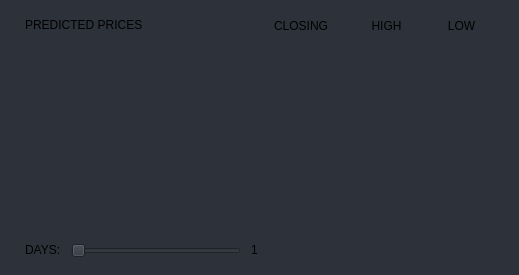
                  <widget class="QFrame" name="home_predictionFrame">
                   <property name="minimumSize">
                    <size>
                     <width>0</width>
                     <height>0</height>
                    </size>
                   </property>
                   <property name="maximumSize">
                    <size>
                     <width>16777215</width>
                     <height>16777215</height>
                    </size>
                   </property>
                   <property name="styleSheet">
                    <string notr="true">background: #2C313A;
border-radius: 10px;</string>
                   </property>
                   <property name="frameShape">
                    <enum>QFrame::NoFrame</enum>
                   </property>
                   <property name="frameShadow">
                    <enum>QFrame::Raised</enum>
                   </property>
                   <layout class="QVBoxLayout" name="verticalLayout_38">
                    <property name="spacing">
                     <number>5</number>
                    </property>
                    <property name="leftMargin">
                     <number>15</number>
                    </property>
                    <property name="topMargin">
                     <number>13</number>
                    </property>
                    <property name="rightMargin">
                     <number>15</number>
                    </property>
                    <property name="bottomMargin">
                     <number>13</number>
                    </property>
                    <item>
                     <widget class="QFrame" name="frame_50">
                      <property name="frameShape">
                       <enum>QFrame::NoFrame</enum>
                      </property>
                      <property name="frameShadow">
                       <enum>QFrame::Raised</enum>
                      </property>
                      <layout class="QHBoxLayout" name="horizontalLayout_31">
                       <property name="spacing">
                        <number>0</number>
                       </property>
                       <property name="leftMargin">
                        <number>10</number>
                       </property>
                       <property name="topMargin">
                        <number>0</number>
                       </property>
                       <property name="rightMargin">
                        <number>10</number>
                       </property>
                       <property name="bottomMargin">
                        <number>0</number>
                       </property>
                       <item>
                        <widget class="QFrame" name="frame_52">
                         <property name="frameShape">
                          <enum>QFrame::NoFrame</enum>
                         </property>
                         <property name="frameShadow">
                          <enum>QFrame::Raised</enum>
                         </property>
                         <layout class="QVBoxLayout" name="verticalLayout_35">
                          <property name="spacing">
                           <number>0</number>
                          </property>
                          <property name="leftMargin">
                           <number>0</number>
                          </property>
                          <property name="topMargin">
                           <number>0</number>
                          </property>
                          <property name="rightMargin">
                           <number>0</number>
                          </property>
                          <property name="bottomMargin">
                           <number>0</number>
                          </property>
                          <item alignment="Qt::AlignLeft|Qt::AlignVCenter">
                           <widget class="QLabel" name="label_23">
                            <property name="styleSheet">
                             <string notr="true">font: 15px &quot;Segoe UI BOLD&quot;;</string>
                            </property>
                            <property name="text">
                             <string>PREDICTED PRICES</string>
                            </property>
                           </widget>
                          </item>
                         </layout>
                        </widget>
                       </item>
                       <item alignment="Qt::AlignRight">
                        <widget class="QFrame" name="home_predPriceButtons">
                         <property name="styleSheet">
                          <string notr="true">* {
	border-radius: 12px; 
	border-color: #2C313A;
	font: 13px &quot;Segoe UI BOLD&quot;;
}

*:hover {
	color: #259CA5;
	border-color: 'white';
}

*:activate, *:focus {
	color: #259CA5;
	background: 'white';
	border-color: 'white';
}</string>
                         </property>
                         <property name="frameShape">
                          <enum>QFrame::NoFrame</enum>
                         </property>
                         <property name="frameShadow">
                          <enum>QFrame::Raised</enum>
                         </property>
                         <layout class="QHBoxLayout" name="horizontalLayout_32">
                          <property name="spacing">
                           <number>10</number>
                          </property>
                          <property name="leftMargin">
                           <number>0</number>
                          </property>
                          <property name="topMargin">
                           <number>0</number>
                          </property>
                          <property name="rightMargin">
                           <number>0</number>
                          </property>
                          <property name="bottomMargin">
                           <number>0</number>
                          </property>
                          <item>
                           <widget class="QPushButton" name="btn_homePredClosing">
                            <property name="minimumSize">
                             <size>
                              <width>86</width>
                              <height>25</height>
                             </size>
                            </property>
                            <property name="text">
                             <string>CLOSING</string>
                            </property>
                           </widget>
                          </item>
                          <item>
                           <widget class="QPushButton" name="btn_homePredHigh">
                            <property name="minimumSize">
                             <size>
                              <width>65</width>
                              <height>25</height>
                             </size>
                            </property>
                            <property name="text">
                             <string>HIGH</string>
                            </property>
                           </widget>
                          </item>
                          <item>
                           <widget class="QPushButton" name="btn_homePredLow">
                            <property name="minimumSize">
                             <size>
                              <width>65</width>
                              <height>25</height>
                             </size>
                            </property>
                            <property name="text">
                             <string>LOW</string>
                            </property>
                           </widget>
                          </item>
                         </layout>
                        </widget>
                       </item>
                      </layout>
                     </widget>
                    </item>
                    <item>
                     <widget class="QFrame" name="home_predGraphFrame">
                      <property name="minimumSize">
                       <size>
                        <width>0</width>
                        <height>0</height>
                       </size>
                      </property>
                      <property name="maximumSize">
                       <size>
                        <width>573</width>
                        <height>290</height>
                       </size>
                      </property>
                      <property name="styleSheet">
                       <string notr="true">border-radius: 0; background: transparent;</string>
                      </property>
                      <property name="frameShape">
                       <enum>QFrame::NoFrame</enum>
                      </property>
                      <property name="frameShadow">
                       <enum>QFrame::Raised</enum>
                      </property>
                      <layout class="QVBoxLayout" name="verticalLayout_36">
                       <property name="spacing">
                        <number>0</number>
                       </property>
                       <property name="leftMargin">
                        <number>0</number>
                       </property>
                       <property name="topMargin">
                        <number>0</number>
                       </property>
                       <property name="rightMargin">
                        <number>0</number>
                       </property>
                       <property name="bottomMargin">
                        <number>0</number>
                       </property>
                       <item>
                        <widget class="PlotWidget" name="home_predGraph">
                         <property name="frameShape">
                          <enum>QFrame::NoFrame</enum>
                         </property>
                        </widget>
                       </item>
                      </layout>
                     </widget>
                    </item>
                    <item>
                     <widget class="QFrame" name="frame_53">
                      <property name="minimumSize">
                       <size>
                        <width>0</width>
                        <height>22</height>
                       </size>
                      </property>
                      <property name="frameShape">
                       <enum>QFrame::NoFrame</enum>
                      </property>
                      <property name="frameShadow">
                       <enum>QFrame::Raised</enum>
                      </property>
                      <layout class="QHBoxLayout" name="horizontalLayout_33">
                       <property name="spacing">
                        <number>0</number>
                       </property>
                       <property name="leftMargin">
                        <number>10</number>
                       </property>
                       <property name="topMargin">
                        <number>0</number>
                       </property>
                       <property name="rightMargin">
                        <number>10</number>
                       </property>
                       <property name="bottomMargin">
                        <number>0</number>
                       </property>
                       <item alignment="Qt::AlignLeft|Qt::AlignVCenter">
                        <widget class="QFrame" name="home_sliderFrame">
                         <property name="frameShape">
                          <enum>QFrame::NoFrame</enum>
                         </property>
                         <property name="frameShadow">
                          <enum>QFrame::Raised</enum>
                         </property>
                         <layout class="QHBoxLayout" name="horizontalLayout_34">
                          <property name="spacing">
                           <number>10</number>
                          </property>
                          <property name="leftMargin">
                           <number>0</number>
                          </property>
                          <property name="topMargin">
                           <number>0</number>
                          </property>
                          <property name="rightMargin">
                           <number>0</number>
                          </property>
                          <property name="bottomMargin">
                           <number>0</number>
                          </property>
                          <item alignment="Qt::AlignVCenter">
                           <widget class="QLabel" name="label_24">
                            <property name="text">
                             <string>DAYS:</string>
                            </property>
                           </widget>
                          </item>
                          <item>
                           <widget class="QSlider" name="home_predSlider">
                            <property name="minimumSize">
                             <size>
                              <width>170</width>
                              <height>0</height>
                             </size>
                            </property>
                            <property name="minimum">
                             <number>1</number>
                            </property>
                            <property name="maximum">
                             <number>14</number>
                            </property>
                            <property name="orientation">
                             <enum>Qt::Horizontal</enum>
                            </property>
                            <property name="tickPosition">
                             <enum>QSlider::NoTicks</enum>
                            </property>
                            <property name="tickInterval">
                             <number>0</number>
                            </property>
                           </widget>
                          </item>
                          <item alignment="Qt::AlignVCenter">
                           <widget class="QLabel" name="home_daysValue">
                            <property name="text">
                             <string>1</string>
                            </property>
                           </widget>
                          </item>
                         </layout>
                        </widget>
                       </item>
                       <item>
                        <widget class="QFrame" name="home_predRangeLabelFrame">
                         <property name="frameShape">
                          <enum>QFrame::NoFrame</enum>
                         </property>
                         <property name="frameShadow">
                          <enum>QFrame::Raised</enum>
                         </property>
                         <layout class="QVBoxLayout" name="verticalLayout_37">
                          <property name="spacing">
                           <number>0</number>
                          </property>
                          <property name="leftMargin">
                           <number>0</number>
                          </property>
                          <property name="topMargin">
                           <number>0</number>
                          </property>
                          <property name="rightMargin">
                           <number>0</number>
                          </property>
                          <property name="bottomMargin">
                           <number>0</number>
                          </property>
                          <item alignment="Qt::AlignRight">
                           <widget class="QLabel" name="home_predRangeLabel">
                            <property name="minimumSize">
                             <size>
                              <width>236</width>
                              <height>22</height>
                             </size>
                            </property>
                            <property name="toolTip">
                             <string>Prediction Range</string>
                            </property>
                            <property name="text">
                             <string/>
                            </property>
                            <property name="alignment">
                             <set>Qt::AlignRight|Qt::AlignTrailing|Qt::AlignVCenter</set>
                            </property>
                           </widget>
                          </item>
                         </layout>
                        </widget>
                       </item>
                      </layout>
                     </widget>
                    </item>
                   </layout>
                  </widget>
